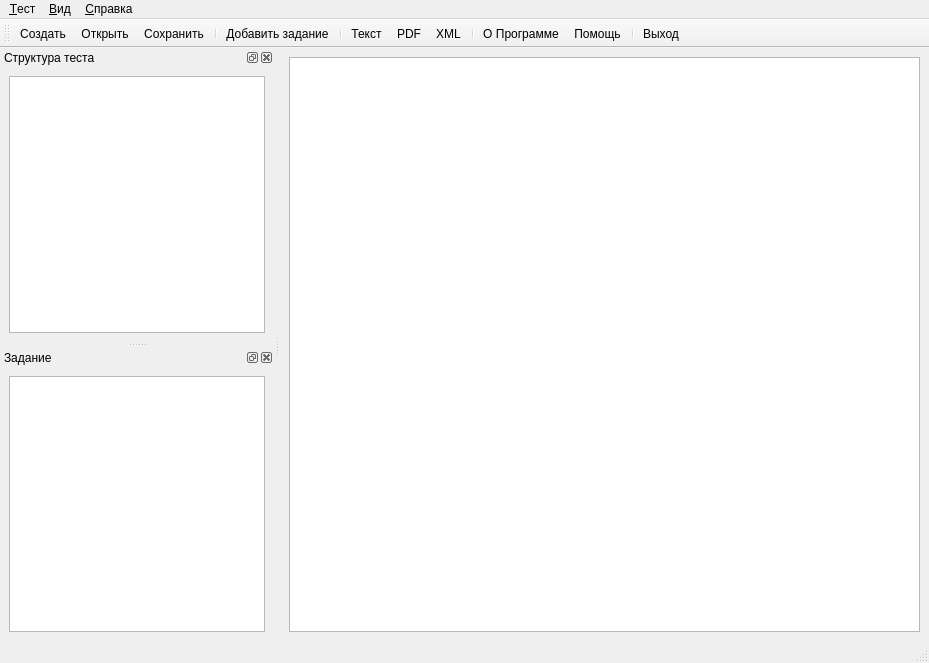
<?xml version="1.0" encoding="UTF-8"?>
<ui version="4.0">
 <class>MainWindow</class>
 <widget class="QMainWindow" name="MainWindow">
  <property name="geometry">
   <rect>
    <x>0</x>
    <y>0</y>
    <width>929</width>
    <height>663</height>
   </rect>
  </property>
  <property name="windowTitle">
   <string>Редактор тестов</string>
  </property>
  <property name="windowIcon">
   <iconset resource="hstesteditor.qrc">
    <normaloff>:/icons/hstest.svg</normaloff>:/icons/hstest.svg</iconset>
  </property>
  <widget class="QWidget" name="centralwidget">
   <layout class="QGridLayout" name="gridLayout">
    <item row="0" column="0">
     <widget class="QTextEdit" name="teTest"/>
    </item>
   </layout>
  </widget>
  <widget class="QMenuBar" name="menubar">
   <property name="geometry">
    <rect>
     <x>0</x>
     <y>0</y>
     <width>929</width>
     <height>20</height>
    </rect>
   </property>
   <widget class="QMenu" name="menu">
    <property name="title">
     <string>&amp;Тест</string>
    </property>
    <widget class="QMenu" name="menu_2">
     <property name="title">
      <string>&amp;Экспорт</string>
     </property>
     <property name="icon">
      <iconset resource="hstesteditor.qrc">
       <normaloff>:/icons/document-export.png</normaloff>:/icons/document-export.png</iconset>
     </property>
     <addaction name="actionToText"/>
     <addaction name="actionToPDF"/>
     <addaction name="actionToXML"/>
    </widget>
    <addaction name="actionNewTest"/>
    <addaction name="actionOpen"/>
    <addaction name="actionSave"/>
    <addaction name="separator"/>
    <addaction name="actionAddTask"/>
    <addaction name="menu_2"/>
    <addaction name="separator"/>
    <addaction name="actionExit"/>
   </widget>
   <widget class="QMenu" name="menu_4">
    <property name="title">
     <string>&amp;Вид</string>
    </property>
   </widget>
   <widget class="QMenu" name="menu_5">
    <property name="title">
     <string>&amp;Справка</string>
    </property>
    <addaction name="actionHelp"/>
    <addaction name="actionAbout"/>
   </widget>
   <addaction name="menu"/>
   <addaction name="menu_4"/>
   <addaction name="menu_5"/>
  </widget>
  <widget class="QStatusBar" name="statusbar"/>
  <widget class="QDockWidget" name="dockWidgetStruct">
   <property name="windowTitle">
    <string>Структура теста</string>
   </property>
   <attribute name="dockWidgetArea">
    <number>1</number>
   </attribute>
   <widget class="QWidget" name="dockWidgetContentsStruct">
    <layout class="QVBoxLayout" name="verticalLayout">
     <item>
      <widget class="QTreeWidget" name="twStruct">
       <property name="editTriggers">
        <set>QAbstractItemView::NoEditTriggers</set>
       </property>
       <property name="headerHidden">
        <bool>true</bool>
       </property>
       <column>
        <property name="text">
         <string notr="true">1</string>
        </property>
       </column>
      </widget>
     </item>
    </layout>
   </widget>
  </widget>
  <widget class="QDockWidget" name="dockWidgetShowTask">
   <property name="windowTitle">
    <string>Задание</string>
   </property>
   <attribute name="dockWidgetArea">
    <number>1</number>
   </attribute>
   <widget class="QWidget" name="dockWidgetContentsShowTask">
    <layout class="QVBoxLayout" name="verticalLayout_2">
     <item>
      <widget class="QTextEdit" name="teTask"/>
     </item>
    </layout>
   </widget>
  </widget>
  <widget class="QToolBar" name="toolBar">
   <property name="windowTitle">
    <string>toolBar</string>
   </property>
   <attribute name="toolBarArea">
    <enum>TopToolBarArea</enum>
   </attribute>
   <attribute name="toolBarBreak">
    <bool>false</bool>
   </attribute>
   <addaction name="actionNewTest"/>
   <addaction name="actionOpen"/>
   <addaction name="actionSave"/>
   <addaction name="separator"/>
   <addaction name="actionAddTask"/>
   <addaction name="separator"/>
   <addaction name="actionToText"/>
   <addaction name="actionToPDF"/>
   <addaction name="actionToXML"/>
   <addaction name="separator"/>
   <addaction name="actionAbout"/>
   <addaction name="actionHelp"/>
   <addaction name="separator"/>
   <addaction name="actionExit"/>
  </widget>
  <action name="actionOpen">
   <property name="icon">
    <iconset resource="hstesteditor.qrc">
     <normaloff>:/icons/document-open.png</normaloff>:/icons/document-open.png</iconset>
   </property>
   <property name="text">
    <string>&amp;Открыть...</string>
   </property>
   <property name="toolTip">
    <string>Открыть тест</string>
   </property>
   <property name="shortcut">
    <string>Ctrl+O</string>
   </property>
  </action>
  <action name="actionToText">
   <property name="icon">
    <iconset resource="hstesteditor.qrc">
     <normaloff>:/icons/application-x-text.png</normaloff>:/icons/application-x-text.png</iconset>
   </property>
   <property name="text">
    <string>Текст...</string>
   </property>
   <property name="toolTip">
    <string>Экспорт в текстовый файл</string>
   </property>
  </action>
  <action name="actionToPDF">
   <property name="icon">
    <iconset resource="hstesteditor.qrc">
     <normaloff>:/icons/application-pdf.png</normaloff>:/icons/application-pdf.png</iconset>
   </property>
   <property name="text">
    <string>PDF...</string>
   </property>
   <property name="toolTip">
    <string>Экспорт в PDF</string>
   </property>
  </action>
  <action name="actionToXML">
   <property name="icon">
    <iconset resource="hstesteditor.qrc">
     <normaloff>:/icons/application-x-xml.png</normaloff>:/icons/application-x-xml.png</iconset>
   </property>
   <property name="text">
    <string>XML...</string>
   </property>
   <property name="toolTip">
    <string>Экспорт в XML</string>
   </property>
  </action>
  <action name="actionNewTest">
   <property name="icon">
    <iconset resource="hstesteditor.qrc">
     <normaloff>:/icons/document-new.png</normaloff>:/icons/document-new.png</iconset>
   </property>
   <property name="text">
    <string>Со&amp;здать...</string>
   </property>
   <property name="toolTip">
    <string>Создать тест</string>
   </property>
   <property name="shortcut">
    <string>Ctrl+N</string>
   </property>
  </action>
  <action name="actionExit">
   <property name="icon">
    <iconset resource="hstesteditor.qrc">
     <normaloff>:/icons/application-exit.png</normaloff>:/icons/application-exit.png</iconset>
   </property>
   <property name="text">
    <string>В&amp;ыход</string>
   </property>
   <property name="shortcut">
    <string>Ctrl+X</string>
   </property>
  </action>
  <action name="actionHelp">
   <property name="icon">
    <iconset resource="hstesteditor.qrc">
     <normaloff>:/icons/help-contents.png</normaloff>:/icons/help-contents.png</iconset>
   </property>
   <property name="text">
    <string>&amp;Помощь...</string>
   </property>
   <property name="shortcut">
    <string>F1</string>
   </property>
  </action>
  <action name="actionAbout">
   <property name="icon">
    <iconset resource="hstesteditor.qrc">
     <normaloff>:/icons/help-about.png</normaloff>:/icons/help-about.png</iconset>
   </property>
   <property name="text">
    <string>О П&amp;рограмме...</string>
   </property>
  </action>
  <action name="actionAddTask">
   <property name="icon">
    <iconset resource="hstesteditor.qrc">
     <normaloff>:/icons/add-task.png</normaloff>:/icons/add-task.png</iconset>
   </property>
   <property name="text">
    <string>До&amp;бавить задание...</string>
   </property>
  </action>
  <action name="actionSave">
   <property name="icon">
    <iconset resource="hstesteditor.qrc">
     <normaloff>:/icons/document-save.png</normaloff>:/icons/document-save.png</iconset>
   </property>
   <property name="text">
    <string>Со&amp;хранить</string>
   </property>
   <property name="toolTip">
    <string>Сохранить тест</string>
   </property>
   <property name="shortcut">
    <string>Ctrl+S</string>
   </property>
  </action>
 </widget>
 <resources>
  <include location="hstesteditor.qrc"/>
 </resources>
 <connections/>
</ui>
